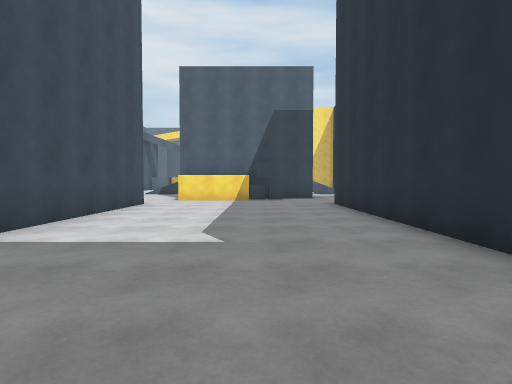
view 1 (above)

20 first-person views from a walk through a Unity game level. The camera is 1.3 m above the floor, tilts 2° down and sees 80° across. The floor is counted in squares, 2 m on a side. Each view is taken from the middle of a square. On the plan, view 1 faces up. The plan holds only what a view shows up to about 10 squares ahead; the rest is blank. The place goes on beyond the plan. The player character is not drawn.

view 2
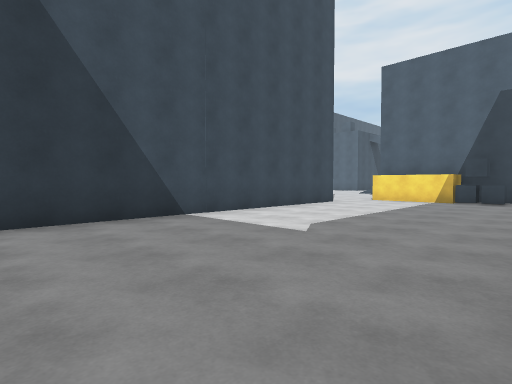

view 3
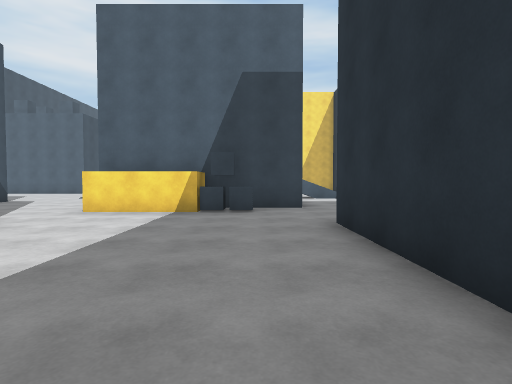

view 4
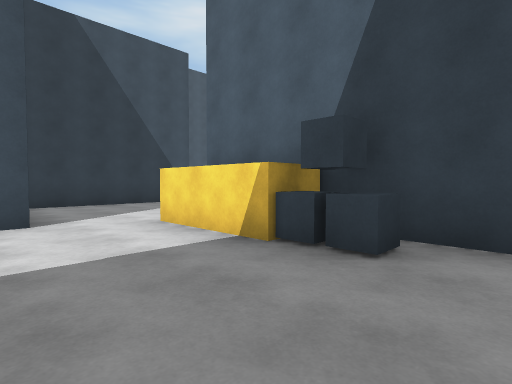

view 5
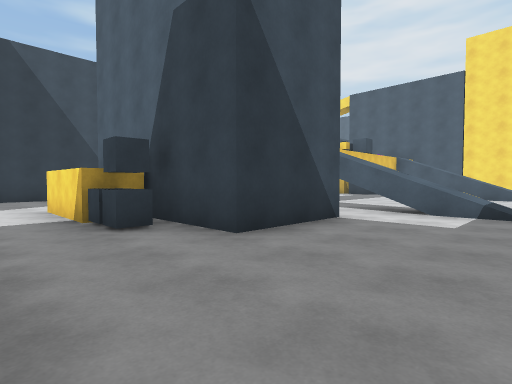

view 6
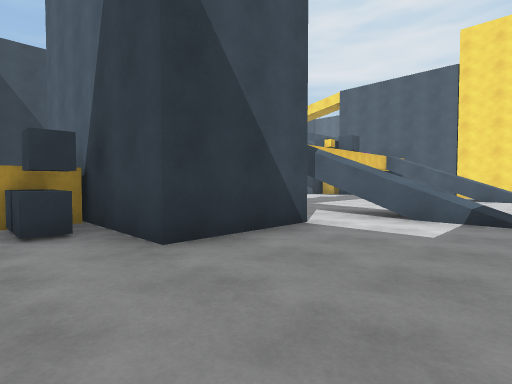

view 7
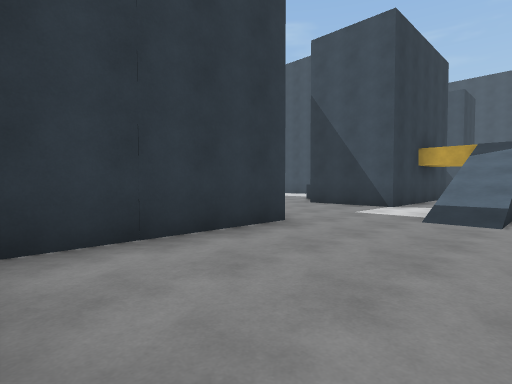

view 8
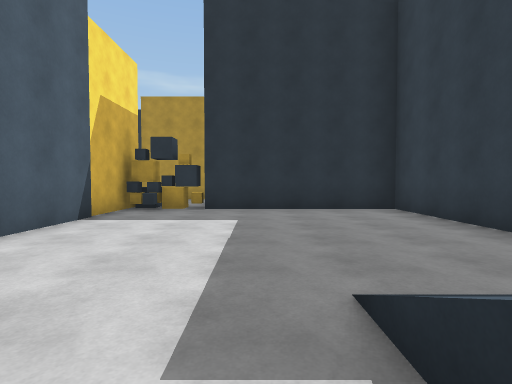

view 9
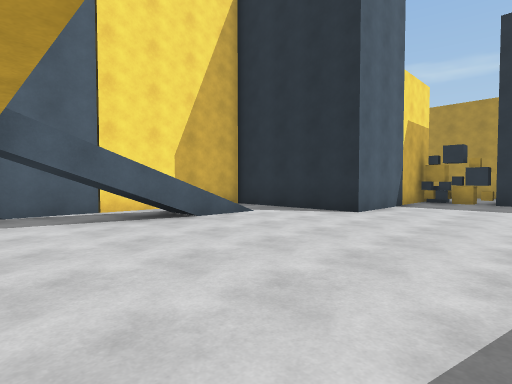

view 10
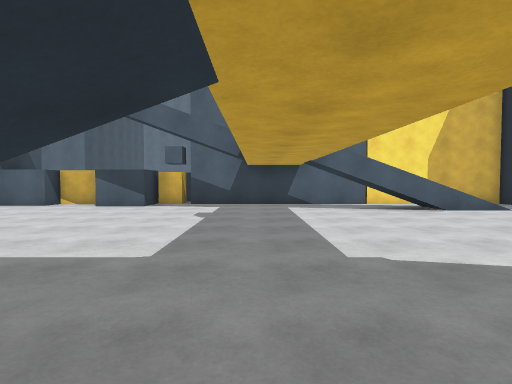

view 11
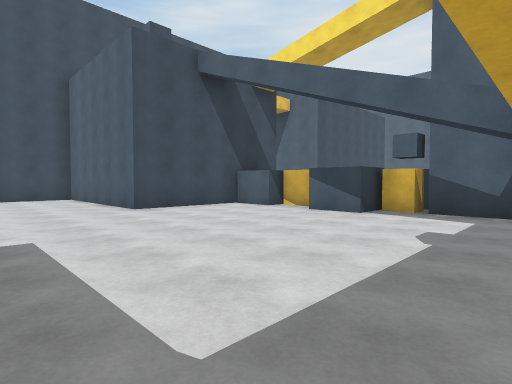

view 12
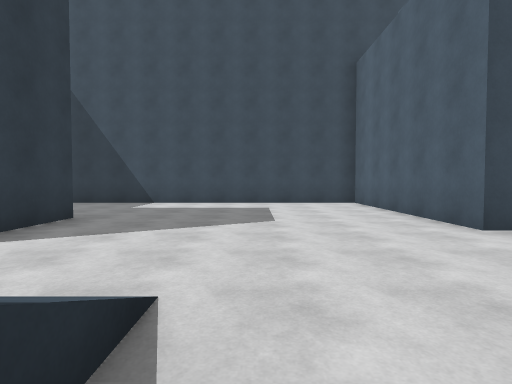

view 13
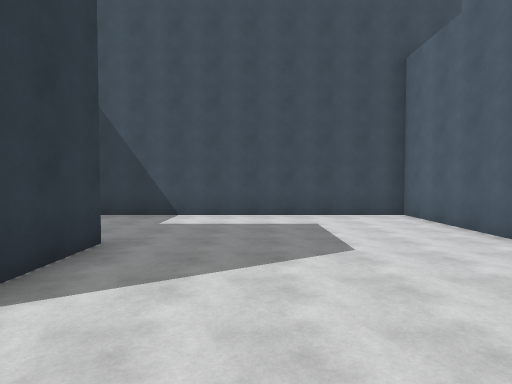

view 14
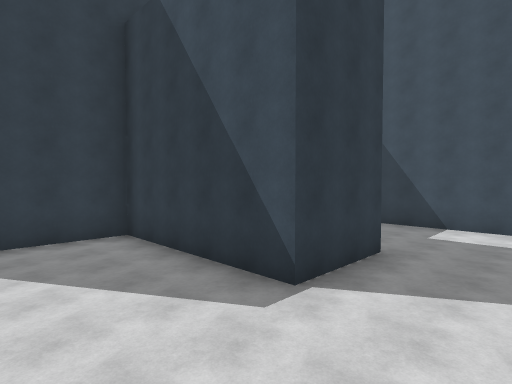

view 15
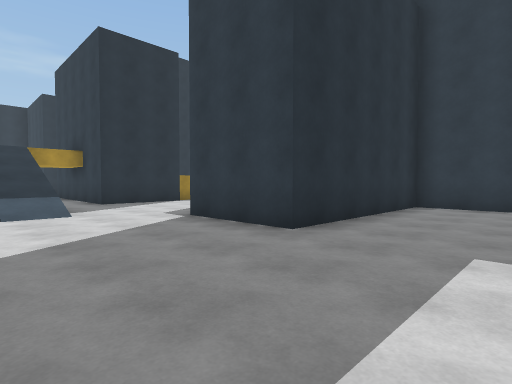

view 16
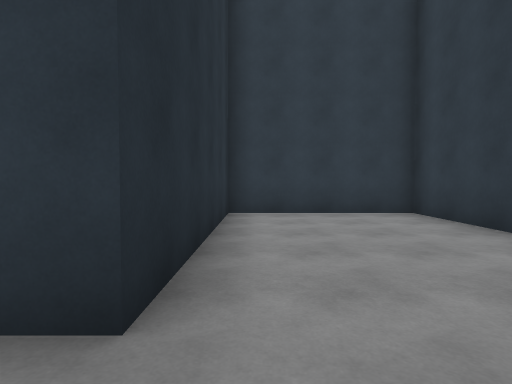

view 17
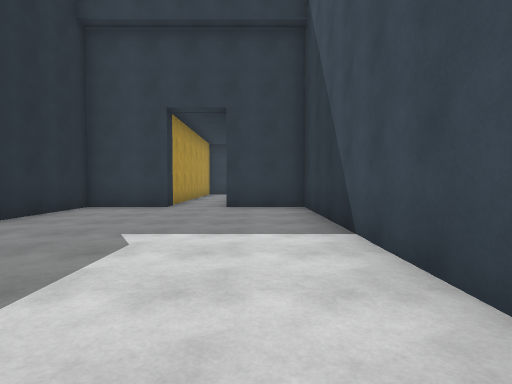

view 18
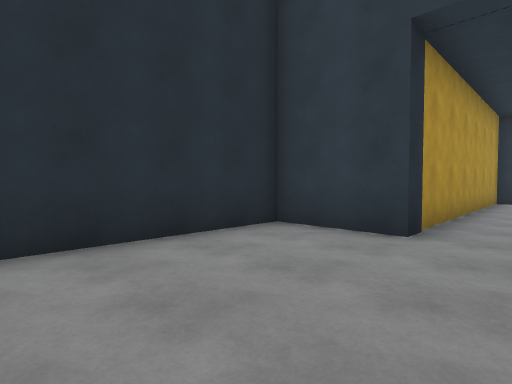

view 19
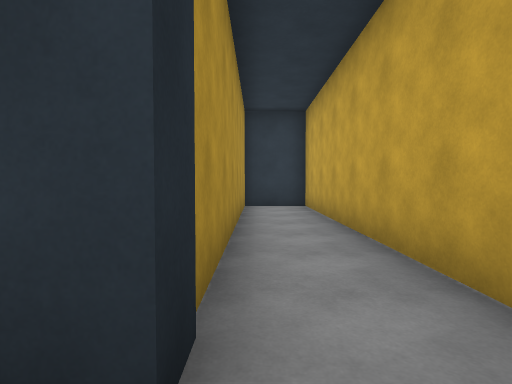

view 20
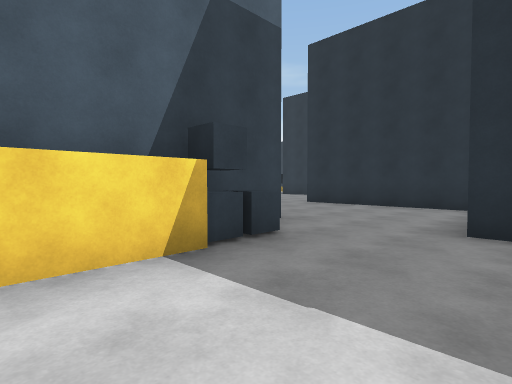

### Floor plan
Key: @ floor where view 1 was taken; # wall or solid block; . floor; / step, stairs or slope; C cube; B block; O other object.
Columns run from 14 left of view 1 to 11 right of it. Each row starts with its distance up from view 1.
 25         B  C
 24        BBBBB#########
 23       #B.BB....///  #
 22       #........////.#
 21       #.............#
 20 #######.............####OO
 19 #.......................OC
 18 #.......................O#
 17 #........................#
 16 #........////..////......#
 15 #............. ..........#
 14 #...........#####........#
 13 #....###....#####...######
 12 #....###....#####...#
 11 #....###....##CC....#
 10 #....###............#
  9 #....###............#
  8 ###### ####......#
  7           #......#
  6           #......#
  5           #......#
  4           #......#
  3           #......#
  2           #......#
  1           #......#
  0           #...@..#
 -1           ###..###
 -2             #..#
 -3             #..#
 -4             #..#
 -5             #..#
 -6             #..#
 -7             #..#
 -8             ####

Where each view was taken, in squares from view 1:
view 1: 0 up, 0 right, facing up
view 2: 0 up, 2 right, facing up-left
view 3: 4 up, 1 right, facing up
view 4: 8 up, 2 right, facing up-left
view 5: 9 up, 5 right, facing up-left
view 6: 10 up, 5 right, facing up-left
view 7: 17 up, 10 right, facing down-left
view 8: 17 up, 3 right, facing right
view 9: 17 up, 0 right, facing up-right
view 10: 15 up, 1 left, facing up
view 11: 17 up, 1 left, facing up-left
view 12: 17 up, 4 left, facing left
view 13: 16 up, 5 left, facing left
view 14: 16 up, 4 left, facing down-left
view 15: 17 up, 12 left, facing down-right
view 16: 15 up, 10 left, facing down
view 17: 7 up, 2 left, facing down
view 18: 3 up, 1 left, facing down-right
view 19: 0 up, 0 right, facing down
view 20: 8 up, 2 left, facing up-right
